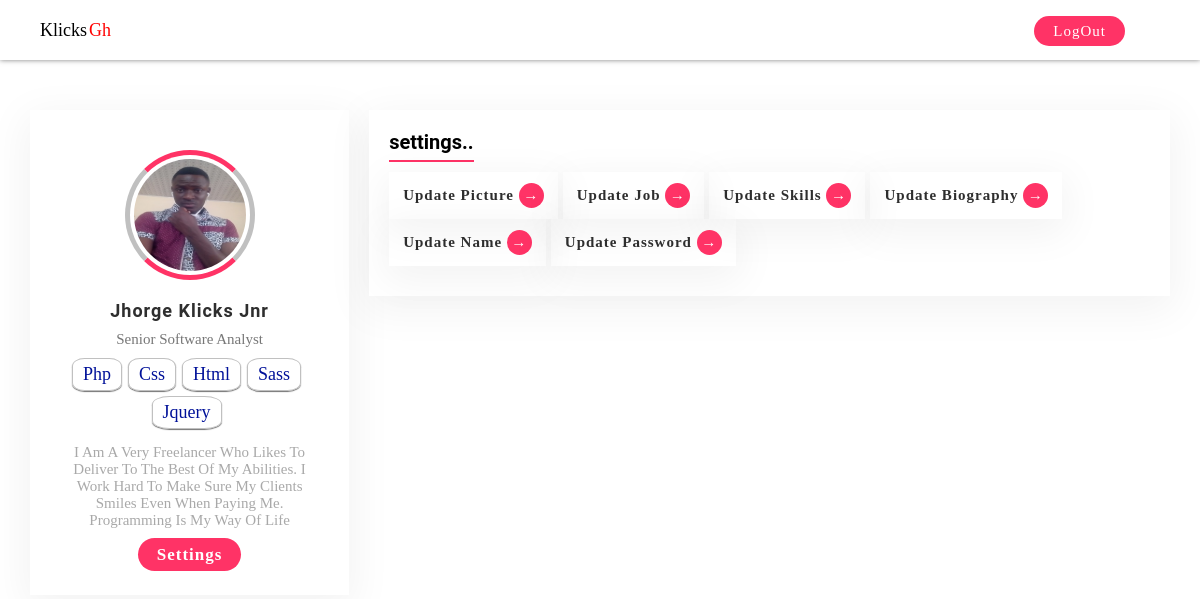
/dashboard.php (signed in), run on the app's committed database.
### tables this page shows
CREATE TABLE `users` (
  `Id` int(11) NOT NULL,
  `User_Name` varchar(50) NOT NULL,
  `email` varchar(50) NOT NULL,
  `User_Password` varchar(255) NOT NULL,
  `User_Image` varchar(50) NOT NULL,
  `User_Job` varchar(50) NOT NULL,
  `User_Skills` varchar(50) NOT NULL,
  `User_Biography` varchar(200) NOT NULL,
  `User_Status` varchar(50) NOT NULL
);

### classes/db.php (called while the page is built, shortened)
<?php
    class db{
        private function connectDb(){
            try{
                $this->conn = new PDO("mysql:host=". HOST .";dbname=". DBNAME , NAME, PASSWORD);
            }catch(PDOException $e){
                echo "Connection Failed :" . $e->getMessage();
            }
        }
    }
?>

### classes/Queries.php (called while the page is built, shortened)
<?php
class Queries extends db{
    public $result;
   public function query($sql , $param = []){
        if(empty($param)){
            $this->result = $this->conn->prepare($sql);
           return $this->result->execute();
        }else{
            $this->result = $this->conn->prepare($sql);
           return $this->result->execute($param);
        }
   }
   public function fetchSingleRow(){
       return $this->result->fetch(PDO::FETCH_OBJ);
   }
}
?>

### classes/profile.php (the view, shortened to what this page needs)
<?php
    class profile extends Queries{
        public function settings(){
            $User_id = $_SESSION['id'];
                if($this->query("SELECT * FROM Users WHERE Id = ?",[$User_id])){
                    $row = $this->fetchSingleRow();
                    $image   = $row->User_Image;
                    $job     = $row->User_Job;
                    $skills  = $row->User_Skills;
                    $bio     = $row->User_Biography;
                    if(empty($image)){
                        echo ' <span class="btn-section"><a href="uploadImage.php" class="btn btn-white">Add Picture <span class="icon">&#43;</span></a></span>
                        ';
                    }else{
                        echo '<span class="btn-section"><a href="uploadImage.php" class="btn btn-white">Update Picture <span class="icon">&rarr;</span></a></span>';
                    }
                    if(empty($job)){
                        echo ' <span class="btn-section"><a href="addJob.php" class="btn btn-white">Add Job <span class="icon">&#43;</span></a></span>
                        ';
                    }else{
                        echo '<span class="btn-section"><a href="addJob.php" class="btn btn-white">Update Job <span class="icon">&rarr;</span></a></span>';
                    }
                    if(empty($skills)){
                        echo ' <span class="btn-section"><a href="addskill.php" class="btn btn-white">Add Skills <span class="icon">&#43;</span></a></span>
                        ';
                    }else{
                        echo '<span class="btn-section"><a href="addskill.php" class="btn btn-white">Update Skills <span class="icon">&rarr;</span></a></span>';
                    }
                    if(empty($bio)){
                        echo ' <span class="btn-section"><a href="addBio.php" class="btn btn-white">Add Biography <span class="icon">&#43;</span></a></span>
                        ';
                    }else{
                        echo '<span class="btn-section"><a href="addBio.php" class="btn btn-white">Update Biography <span class="icon">&rarr;</span></a></span>';
                    }
                    echo '<br/>';
                    echo '<span class="btn-section"><a href="updateName.php" class="btn btn-white">Update Name <span class="icon">&rarr;</span></a></span>';
                    echo '<span class="btn-section"><a href="updatePassword.php" class="btn btn-white">Update Password <span class="icon">&rarr;</span></a></span>';
                }
        }
        public function showImage(){
            $userId = $_SESSION['id'];
            if($this->query("SELECT * FROM Users WHERE Id= ?",[$userId])){
                $row = $this->fetchSingleRow();
                $imageName = $row->User_Image;
                $imageName = ucwords($imageName);
                if(!empty($imageName)){
                    echo '<div class="card_image">
                    <img src="assets/img/'. $imageName .'" alt="image">
                </div>';
                }
            }
        }
        public function displayname(){
            $userId = $_SESSION['id'];
            if($this->query("SELECT * FROM Users WHERE Id= ?",[$userId])){
                $row = $this->fetchSingleRow();
                $username = $row->User_Name;
                if(empty($username)){
                    header("Location: login.php");
                }else{
                    echo '<div class="card_name">
                    <p>'. ucwords($username).'</p>
                </div>';
                }
            }
        }
        public function displayJob(){
            $userId = $_SESSION['id'];
            if($this->query("SELECT * FROM Users WHERE Id= ?",[$userId])){
                $row = $this->fetchSingleRow();
                $job = $row->User_Job;
                if(empty($job)){
                    echo '<div class="card_job">
                    <p>Please Update Job</p>
                    </div>';
                }else{
                    echo '<div class="card_job">
                    <p>'.ucwords($job).'</p>
                    </div>';
                }
            }
        }
        public function displaySkills(){
            $userId = $_SESSION['id'];
            if($this->query("SELECT * FROM Users WHERE Id= ?",[$userId])){
                $row = $this->fetchSingleRow();
                $skills = $row->User_Skills;
                if(empty($skills)){
                    echo '<div class="card_skill">
                    <span class="skills">add skills</span>
                </div>';
                }else{
                    $skills = explode(',',$skills);
                    $count = count($skills);
                    echo '<div class="card_skill">';
                    for($i=0; $i<$count; $i++){
                        echo '<span class="skills"> '.ucwords($skills[$i]).' </span>';
                    }
                    echo ' </div>';
                }
            }
        }
        public function displayBio(){
            $userId = $_SESSION['id'];
            if($this->query("SELECT * FROM Users WHERE Id= ?",[$userId])){
                $row = $this->fetchSingleRow();
                $Bio = $row->User_Biography;
                if(empty($Bio)){
                    echo '<div class="card_intro">
                    <p>"Please set your Biography"</p>
                </div>';
                }else{
                    echo '<div class="card_intro">
                    <p>'. ucwords($Bio) .'</p>
                </div>';
                }
            }
        }
        }
?>

### includes/header.php (shortened to what this page needs)
<!DOCTYPE html>
<html lang="en">
<head>
    <link rel="stylesheet" type="text/css" href="assets/css/style.css">
</head>

### dashboard.php (shortened to what this page needs)
<?php
    include 'includes/header.php';
?>
<body>
<?php include 'includes/navbar.php';?>
    <div class="container">
        <div class="dashboard">
            <?php include 'includes/cards.php';?>
            <div class="content">
            <?php include 'includes/contentSection.php';?>
            </div>
        </div>
    </div>
</body>
<?php include 'includes/footer.php';?>

### includes/navbar.php
<nav id="nav">
        <ul class="left-ul">
            <li><a href="#">Klicks<span class="colorme">Gh</span></a></li>
        </ul>
        <ul class="right-ul">
            <?php if(isset($_SESSION['id'])):?>
                <li><a href="logout.php" class="btn btn-sweet">LogOut</a></li>
            <?php else:?>
            <li><a href="login.php" class="btn btn-sweet">Login</a></li>
            <li><a href="index.php" class="btn btn-outline">signUp</a></li>
            <?php endif;?>
        </ul>
    </nav>

### includes/cards.php
<div class="card">
<?php
   $profile = new profile;
?>
    <?php $profile->showImage(); ?>
    <?php $profile->displayname();?>
    <?php $profile->displayJob();?>
    <?php $profile->displaySkills();?>
    <?php $profile->displayBio(); ?>
<div class="card_settings">
    <a href="dashboard.php" class="btn btn-sweet">Settings</a>
</div>
</div>

### includes/contentSection.php (shortened to what this page needs)
<div class="section-content">
                    <h1 class="section-header">settings..</h1>
                    <div class="sec-div">
                       <?php $profile->settings(); ?>
                    </div>
                </div>

### includes/footer.php
</html>

### assets/css/style.css (style rules this page uses)
:root { --color-main: #F36; --color-light: #FFF; --color-gray: #2e2e2e; --color-silver: #D4D9E2; --shadow: 0 1rem 4rem .5rem rgba(0, 0, 0, .05); --alertdanger: #e3342f; --alertSuccess: #28a745; }
*, *::before, *::after { margin: 0; padding: 0; box-sizing: border-box; }
html { font-size: 62.5%; }
body { font-size: 1.8rem; box-sizing: border-box; }
img { width: 200px; height: 200px; }
a { text-decoration: none; color: currentColor; }
li { list-style: none; }
#nav { background: #FFF; width: 100%; height: 6rem; line-height: 6rem; display: flex; align-items: center; justify-content: space-between; padding: 0 4rem; box-shadow: 0 0 0.5rem rgba(0, 0, 0, 0.5); }
#nav .left-ul { font-weight: 500; font-family: oswald; }
#nav .left-ul .colorme { color: red; padding: .2rem; }
#nav .right-ul { display: flex; margin-right: 15px; }
#nav .right-ul li:first-child { margin-right: 20px; }
.btn { font-weight: 500; padding: .6rem 1.8rem; border: 1px solid transparent; border-radius: 19px; outline: none; letter-spacing: 1px; font-size: 1.5rem; }
.btn-sweet { background: var(--color-main); color: var(--color-light); }
.container { width: 95%; margin: 0 auto; box-sizing: border-box; }
.container .dashboard { width: 100%; margin: 5rem 0 0 0; display: flex; }
.container .dashboard .card { background: var(--light); width: 28%; padding: 3rem; box-shadow: var(--shadow); text-align: center; }
.card .card_image { display: block; width: 150px; height: 150px; padding: 1rem; margin: 0 auto; border-radius: 50% }
.card .card_image img,.card .card_image .avatar { width: 100%; height: 100%; border-bottom: 5px solid var(--color-main); border-top: 5px solid var(--color-main); border-right: 5px solid silver; border-left: 5px solid silver; border-radius: 100%; padding: 4px; }
.card .card_name { color: var(--color-gray); margin: 1rem 0; font-weight: 600; letter-spacing: 1px; font-family: Roboto; }
.card .card_job { color: #777; font-size: 1.5rem; }
.card .card_skill { margin: 1rem 0; color: #019; }
.card .card_skill .skills { display: inline-block; border: 1px solid silver; padding: .5rem 1rem; border-radius: 25%; box-shadow: 0px 1px 1px rgba(0, 0, 0, .55); margin-bottom: 5px; margin-right: 6px; }
.card .card_intro { font-size: 1.5rem; color: darkgray; }
.card .card_settings { margin: 1.5rem 0 0 0; font-weight: 700; }
.card .card_settings a { font-weight: 700; font-size: 17px }
.container .dashboard .content { width: 72%; }
.container .dashboard .section-content { background: var(--color-light); padding: 2rem; box-shadow: var(--shadow); margin-left: 2rem; font-size: 1.5rem; }
.container .dashboard .section-header { display: inline-block; font-family: roboto; font-size: 2rem; font-weight: 700; padding-bottom: 6px; border-bottom: 2px solid var(--color-main); }
.container .dashboard .sec-div { display: block; margin: 10px 0; }
.container .dashboard .btn-section:not(:last-child) { margin-right: 5px; }
.container .dashboard .btn-white { display: inline-block; padding: 1rem 1.3rem; font-weight: 600; color: var(--color-gray); box-shadow: var(--shadow); border-radius: 0; }
.container .dashboard .icon { display: inline-block; width: 25px; height: 25px; line-height: 25px; background: var(--color-main); border-radius: 100%; color: var(--color-light); text-align: center; }

### data on the page
users: User_Image (picture), User_Name "Jhorge Klicks Jnr", User_Job "Senior Software Analyst", User_Skills "Php", User_Skills "Css", User_Skills "Html", User_Skills "Sass", User_Skills "Jquery", User_Biography "I Am A Very Freelancer Who Likes To Deliver To The Best Of My Abilities. I Work Hard To Make Sure My Clients Smiles Even When Paying Me. Programming Is My Way Of Life"
